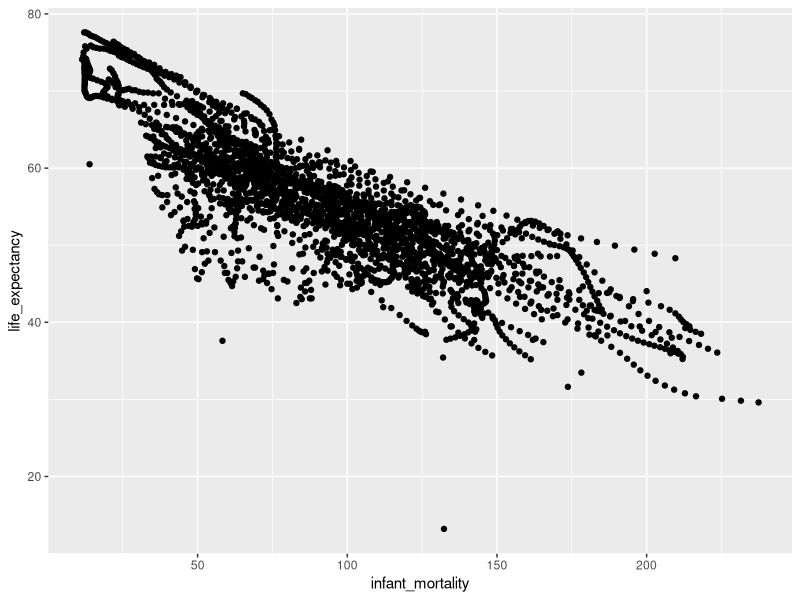
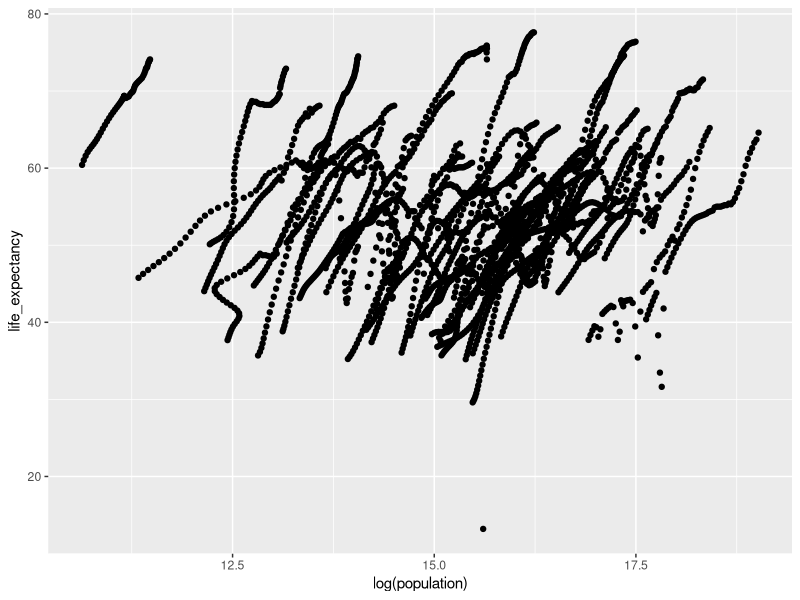
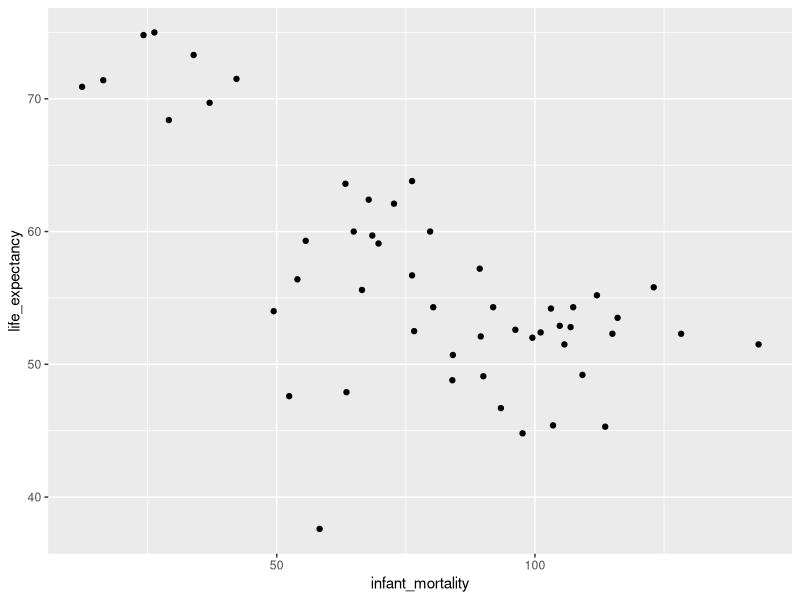
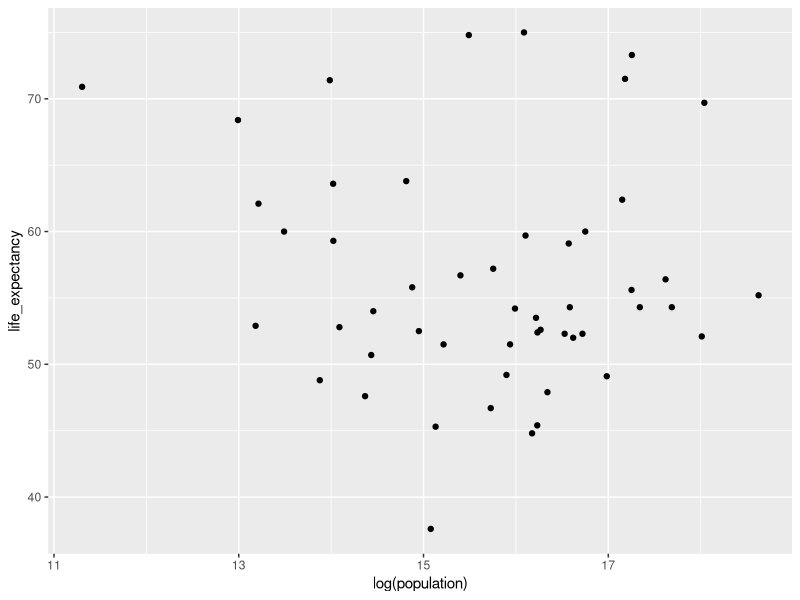

Here is the R script that generated these plots, in order:
## ---- chunk 1
#1-Loading and checking data
#Load package dslabs and tidyr
library("dslabs")
library("tidyverse")
#pull help page for gapminder
help(gapminder)
#check structure of gapminder
str(gapminder) 
#check summary of gapminder
summary(gapminder)
#check type of gapminder
class(gapminder)
## ---- chunk 2
#2-Processing data
#select countries in Africa into africadata
africadata  <- 
  gapminder %>% 
    filter(continent=="Africa")

str(africadata) 
summary(africadata)

#create infan_life that contains infant_mortality and life_expectancy, and check structures and summary
infan_life <-
  africadata %>% 
    select(infant_mortality , life_expectancy)
str(infan_life) 
summary(infan_life)

#create pop_life that contains population  and life_expectancy, and check structures and summary
pop_life <-
  africadata %>% 
    select(population , life_expectancy)
str(pop_life) 
summary(pop_life)
## ---- chunk 3
#Scatterplot: life_expectancy ~ infant_mortality  
ggplot(infan_life, aes(infant_mortality, life_expectancy)) + 
  geom_point()

#Scatterplot: life_expectancy ~ log(population)  
ggplot(pop_life, aes(log(population), life_expectancy)) + 
  geom_point()
## ---- chunk 4
#Find which years have missing data for infant mortality
africadata %>%
  group_by(year) %>%
  summarise(missing_n=sum(is.na(infant_mortality)))

#Create africa_2000 which contains data for 2000 only
africa_2000  <- 
  africadata %>% 
    filter(year==2000)
#check structure and summary
str(africa_2000) 
summary(africa_2000)
## ---- chunk 5
#Scatterplot for 2000: life_expectancy ~ infant_mortality  
ggplot(africa_2000, aes(infant_mortality, life_expectancy)) + 
  geom_point()

#Scatterplot for 2000: life_expectancy ~ log(population)  
ggplot(africa_2000, aes(log(population), life_expectancy)) + 
  geom_point()
## ---- chunk 6
#Linear model: life expectancy ~ infant mortality
fit1<-lm(life_expectancy~infant_mortality, data=africa_2000)
summary(fit1)

#Linear model: life expectancy ~ population
fit2<-lm(life_expectancy~population, data=africa_2000)
summary(fit2)
